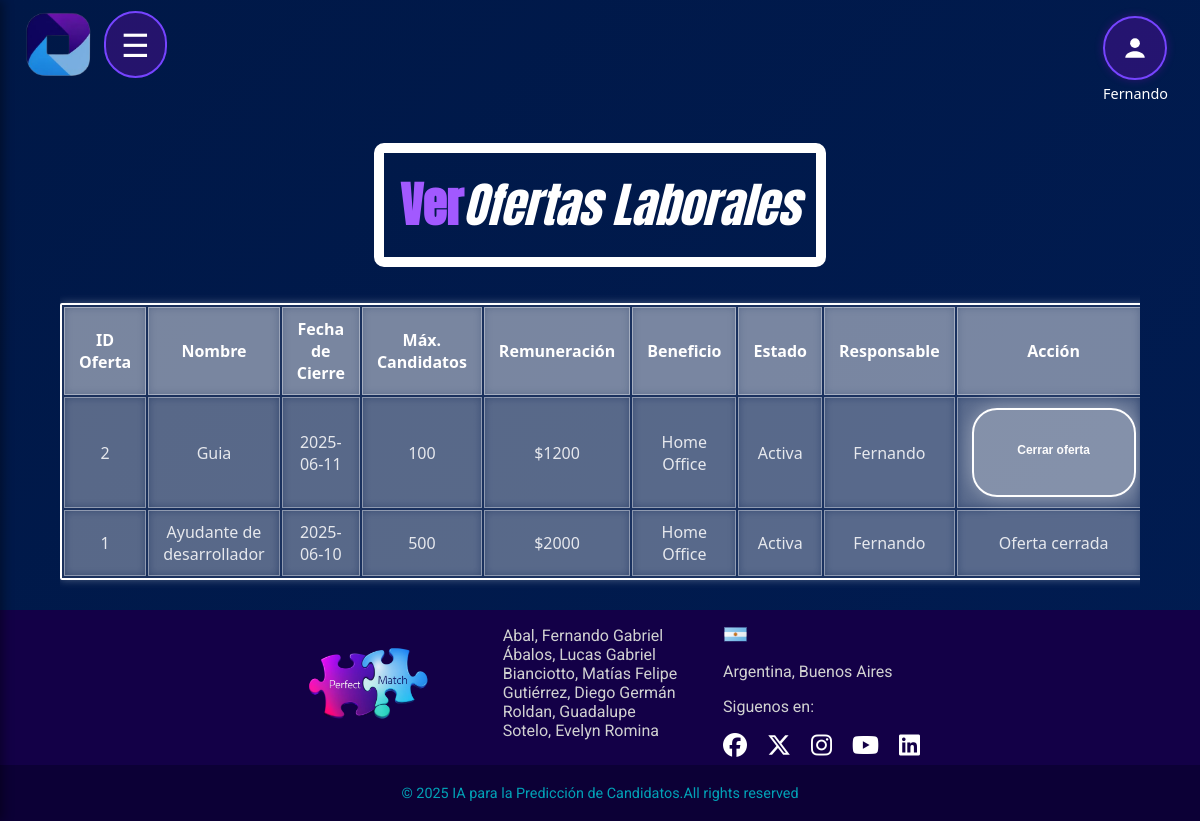
/ver_ofertas (signed in), run on an earlier commit of the app's database.
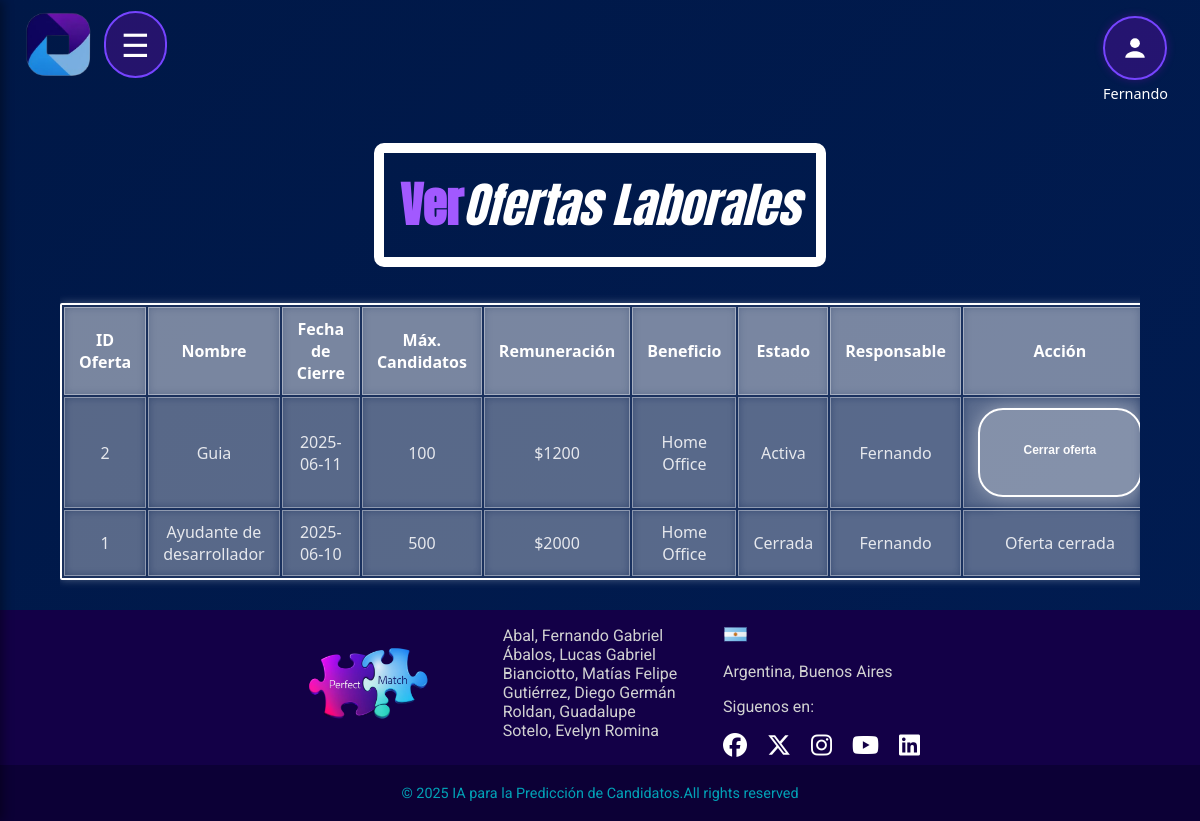
And on a later commit of the database.
### app.py (models this page shows)
class OfertaLaboral(db.Model):
    __tablename__ = 'oferta_laboral'
    idOfer = db.Column(db.Integer, primary_key=True, autoincrement=True)
    nombre = db.Column(db.String(200), nullable=False, unique=True)
    fecha_cierre = db.Column(db.DateTime, nullable=False)
    max_candidatos = db.Column(db.Integer, nullable=False)
    remuneracion = db.Column(db.String(50), nullable=False)
    beneficio = db.Column(db.String(200), nullable=True)
    estado = db.Column(db.String(50), nullable=False, default="Activa")
    usuario_responsable = db.Column(db.String(100), nullable=False)
    candidatos = db.relationship('Candidato', back_populates='oferta', lazy=True)
    educaciones = db.relationship('OfertaEducacion', back_populates='oferta', lazy=True)
    tecnologias = db.relationship('OfertaTecnologia', back_populates='oferta', lazy=True)
    tecnologias2 = db.relationship('OfertaTecnologia2', back_populates='oferta', lazy=True)
    habilidades = db.relationship('OfertaHabilidad', back_populates='oferta', lazy=True)
    habilidades2 = db.relationship('OfertaHabilidad2', back_populates='oferta', lazy=True)

### app.py (the view)
@app.route("/ver_ofertas")
@login_required(roles=["Admin_RRHH"])
def ver_ofertas():
    ofertas = OfertaLaboral.query.order_by(OfertaLaboral.fecha_cierre.desc()).all()
    if not ofertas:
        return render_template("ver_ofertas.html", mensaje="No hay ofertas disponibles.")
    dataSet = pd.DataFrame([{
        "ID Oferta": o.idOfer,
        "Nombre": o.nombre,
        "Fecha de Cierre": o.fecha_cierre.strftime("%Y-%m-%d"),
        "Máx. Candidatos": o.max_candidatos,
        "Remuneración": o.remuneracion,
        "Beneficio": o.beneficio,
        "Estado": o.estado,
        "Responsable": o.usuario_responsable,
        "Acción": f'<form style="display: inline-block; width: 110px; height: 35px; margin: 0 auto;" method="POST" action="{url_for("cerrar_oferta", idOfer=o.idOfer)}">'
                f'<button style="font-size: 12px; margin: 0 !important; padding: 0 !important; width: 100px; height: 30px;" type="submit">Cerrar oferta</button></form>'
                if o.fecha_cierre > datetime.now() else "Oferta cerrada"
    } for o in ofertas])
    tabla_html = dataSet.to_html(classes="table table-striped", index=False, escape=False)
    return render_template("ver_ofertas.html", tabla=tabla_html)

### app.py (called while the page is built)
def login_required(roles=None):
    def decorator(f):
        @wraps(f)
        def wrapped(*args, **kwargs):
            if 'username' not in session:
                return redirect(url_for('login'))
            if roles and session.get('type') not in roles:
                return "Acceso no autorizado"
            return f(*args, **kwargs)
        return wrapped
    return decorator

### templates/ver_ofertas.html (shortened to what this page needs)
<!DOCTYPE html>
<html lang="es">
<head>
    <link rel="stylesheet" href="{{ url_for('static', filename='ver_ofertas.css') }}">
    <link rel="stylesheet" href="https://cdnjs.cloudflare.com/ajax/libs/font-awesome/6.5.0/css/all.min.css">
</head>
<body>
    <header>
        <div class="logo">
            <img src="{{ url_for('static', filename='images/logoApptitudAI.png') }}" alt="AI Logo">
        </div>
<label for="menu-toggle" class="menu-icon">&#9776;</label>
    <div class="user-menu-wrapper">
  <label for="user-toggle" class="user-main">
    <div class="user-button">
      <svg viewBox="0 0 16 16" xmlns="http://www.w3.org/2000/svg" width="26" height="26">
        <circle cx="8" cy="5" r="3" fill="#ffffff"/>
        <path d="M2 14c0-3 4-4 6-4s6 1 6 4" fill="#ffffff"/>
      </svg>
    </div>
    <div class="user-name">
      <p style="color: white; margin: 4px 0 0 0; font-size: 0.9rem;">{{ session.get('username') }}</p>
    </div>
  </label>
</div>
    </header>
    <h1>Ver<span class="subtitulo">Ofertas Laborales</span></h1>
    <div class="tabla-container">
        {{ tabla|safe }}
    </div>
</body>
    <footer class="footer">
    <div class="footer-content">
        <div class="footer-logo">
            <img src="{{ url_for('static', filename='images/logoPerfectMatch.png') }}" alt="PF Image">
        </div>
        <div class="footer-description">
            <p>
                Abal, Fernando Gabriel<br>
                Ábalos, Lucas Gabriel<br>
                Bianciotto, Matías Felipe<br>
                Gutiérrez, Diego Germán<br>
                Roldan, Guadalupe <br>
                Sotelo, Evelyn Romina
            </p>
        </div>
        <div class="footer-contacts">
            <div class="footer-country">
                <div class="address">
                    <img src="{{ url_for('static', filename='images/ArgentinaS.png') }}" alt="Argentina Flag"><p>Argentina, Buenos Aires</p>
                    <p>Siguenos en:</p>
                    <div class="social-media">
                        <a href="#"><i class="fa-brands fa-facebook"></i></a>
                        <a href="#"><i class="fa-brands fa-x-twitter"></i></a>
                        <a href="#"><i class="fa-brands fa-instagram"></i></a>
                        <a href="#"><i class="fa-brands fa-youtube"></i></a>
                        <a href="#"><i class="fa-brands fa-linkedin"></i></a>
                    </div>
                </div>
            </div>
        </div>
    </div>
    <div class="footer-bottom">
        <p>© 2025 IA para la Predicción de Candidatos.All rights reserved</p>
    </div>
</footer>
</body>
</html>

### static/ver_ofertas.css (style rules this page uses)
html { background: #5A189A; }
body { display: flex; flex-direction: column; justify-content: center; align-items: center; min-height: 100vh; margin: 0; padding: 0; font-family: 'Segoe UI', sans-serif; background: linear-gradient(135deg, #001847, #011d55, #2a0047, #390061); background-size: 400% 400%; animation: gradient 15s ease infinite; }
header { display: flex; flex-wrap: nowrap; align-items: center; justify-content: space-between; width: 100%; box-sizing: border-box; top: 0; z-index: 10; position: relative; padding: 10px 20px; background-color: transparent; }
header .logo img { margin-left: 5px; max-height: 70px; max-width: 100%; }
h1 { font-family: 'Anton', sans-serif; font-size: 3rem; font-weight: 600; color: #a259ff; text-align: center; margin: 3rem auto 1rem; border-radius: 10px; border: 10px solid #ffffff; padding: 1rem; animation: elevar 2s ease-out forwards; text-shadow: none; box-shadow: none; }
h1 .subtitulo { font-style: italic; color: #ffffff; font-weight: 500; }
form { animation: elevar 2s ease-out forwards; margin: 3rem auto 4rem auto; padding: 25px; border-radius: 25px; width: 50%; text-align: center; color: #ffffff; background-color: rgba(255, 255, 255, 0.267); background-size: 400% 400%; border: 2px solid #ffffff; box-shadow: 0 0 20px rgba(255, 255, 255, 0.4); margin-bottom: 5px; }
input, select, button { text-decoration: none; color: rgba(255, 255, 255, 0.8); font-size: 1.2rem; font-weight: bold; margin: 10px auto; padding: 12px 14px; border-radius: 8px; background-color: rgba(255, 255, 255, 0.2); border: none; transition: all 0.3s ease-in-out; width: 180px; }
button { background-color: transparent; color: #fdfdfd; border: none; font-weight: 600; padding: 1rem 1rem; font-size: 1.2rem; cursor: pointer; transition: background-color 0.3s ease; display: inline-block; margin: 1rem; }
.tabla-container { overflow-x: auto; cursor: grab; margin-top: 20px; width: 90%; margin: 0 auto; }
table { max-width: 80%; width: 100%; border-collapse: separate; background-color: rgba(255, 255, 255, 0.1); color: rgba(255, 255, 255, 0.85); border-radius: 2px; border: 2px solid #fff; box-shadow: 0 0 8px rgba(255, 255, 255, 0.3); transition: all 0.3s ease-in-out; animation: elevar 2s ease-out forwards; margin-bottom: 30px; margin-left: auto; margin-right: auto; margin-top: 20px; }
table th, table td { padding: 10px 14px; text-align: center; border: 1px solid rgba(255, 255, 255, 0.4); backdrop-filter: blur(4px); }
table th { background-color: rgba(255, 255, 255, 0.2); color: #fff; font-weight: bold; }
table tr:nth-child(even), table tr:nth-child(odd) { background-color: rgba(255, 255, 255, 0.1); }
.user-menu-wrapper { position: absolute; top: 1rem; right: 2rem; }
.user-main { cursor: pointer; }
.user-button { background-color: rgba(183, 0, 255, 0.2); border: 2px solid #7644ff; box-shadow: 0 0 8px rgba(161, 0, 201, 0.3); border-radius: 50%; width: 60px; height: 60px; display: flex; align-items: center; justify-content: center; transition: background-color 0.3s; }
.menu-icon { font-size: 2rem; cursor: pointer; position: absolute; top: 0.7rem; left: 300px; background-color: rgba(183, 0, 255, 0.2); padding: 10px 15px; border-radius: 60px; border: 2px solid #7644ff; color: white; transition: left 0.4s ease; }
.menu-toggle:not(:checked) ~ .menu-icon { left: 6.5rem; }
.user-name { text-align: center; }
.footer { position: relative; background-color: #130047; color: #fff; font-family: "Roboto", sans-serif; width: 100%; }
.footer-content { display: flex; justify-content: space-between; align-items: flex-start; padding: 0; padding-left: 280px; padding-right: 280px; flex-wrap: wrap; gap: 10px; }
.footer-logo img { margin-top: 1.5rem; max-height: 100px; }
.social-media { display: flex; gap: 20px; font-size: 1.5rem; justify-content: center; align-items: center; }
.social-media a { color: #ffffff; transition: color 0.3s ease, transform 0.3s ease, filter 0.3s ease; text-decoration: none; }
.footer-description { max-width: 300px; }
.footer-description p { margin-top: 1rem; font-size: 1rem; color: #d1d1d1; }
.footer-contacts { display: flex; gap: 10px; margin-top: 1rem; }
.footer-country p { font-size: 1rem; color: #d1d1d1; }
.footer-country img { width: 25px; margin-right: 5px; }
.footer-bottom { background-color: #0c0036; text-align: center; padding: 5px 0; margin-top: 5px; }
.footer-bottom p { font-size: 0.9rem; color: #02a1b6; }

What changed in the data, as far as the page shows it:
changed OfertaLaboral: estado "…500 $2000 Home Office Activa Fernando Oferta cerrada" → "…500 $2000 Home Office Cerrada Fernando Oferta cerrada"
